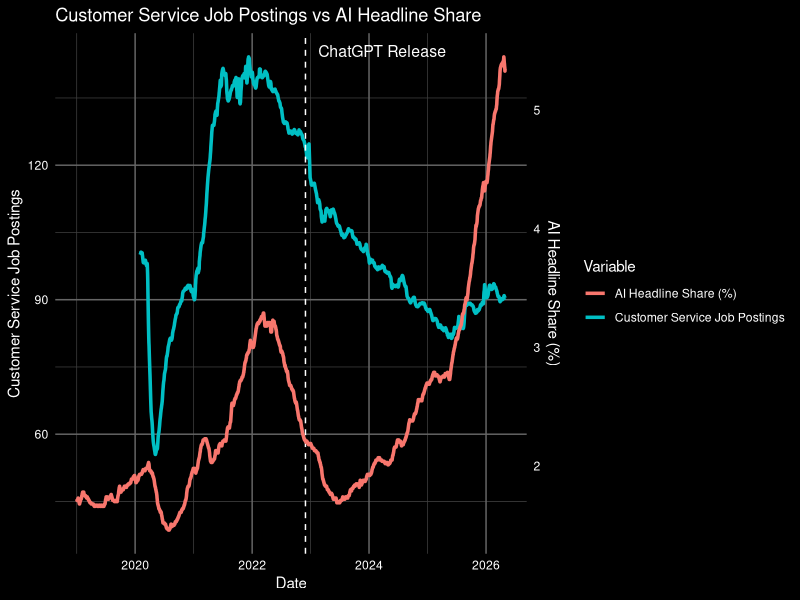

The R script that drew this image:
#2021 - 2024



#Variables:
  #Hiring - customer service job postings on indeed, maybe linkedin
  #AI interest - indeed jobs w/ AI, AI google trends
  #Salary
  #Unemployment
  #Inflation
  #AI spending of year (Maybe)
  #Customer growth
  #GDP growth

library(readr)
library(readxl)
library(dplyr)
library(ggplot2)
job_posting <- read.csv("Job_posting_CS_HeadLine.csv")
Ai_headline <- read.csv("ai-headline-share.csv")

customer_df <- job_posting %>%
  filter(grepl("customer", sectorCode, ignore.case = TRUE))
control_df <- job_posting %>%
  filter(!grepl("customer", sectorCode, ignore.case = TRUE))


customer_plot <- customer_df %>%
  select(dateString, value) %>%
  mutate(source = "Customer Service Job Postings")

ai_plot <- Ai_headline %>%
  select(dateString, value) %>%
  mutate(value = value * 100) %>%
  mutate(source = "AI Headline Share")



scale_factor <- max(customer_df$value, na.rm = TRUE) / max(Ai_headline$value, na.rm = TRUE)


ggplot() +
  geom_line(
    data = customer_df,
    aes(x = as.Date(dateString), y = value, color = "Customer Service Job Postings"),
    linewidth = 1.2
  ) +
  geom_vline(
    xintercept = as.Date("2022-11-30"),
    linetype = "dashed",
    color = "white"
  ) +
  geom_line(
    data = Ai_headline,
    aes(x = as.Date(dateString), y = value * scale_factor, color = "AI Headline Share (%)"),
    linewidth = 1.2
  ) +
  scale_y_continuous(
    name = "Customer Service Job Postings",
    sec.axis = sec_axis(
      ~ . / scale_factor,
      name = "AI Headline Share (%)"
    )
  ) +
  annotate(
    "text",
    color = "white",
    x = as.Date("2022-11-30"),
    y = max(customer_df$value, na.rm = TRUE),
    label = "ChatGPT Release",
    angle = 0,
    vjust = 0,
    hjust = -0.1,
    size = 4
  ) +
  labs(
    title = "Customer Service Job Postings vs AI Headline Share",
    x = "Date",
    color = "Variable"
  ) +
  theme_minimal() +
  theme(
    plot.background = element_rect(fill = "black", color = NA),
    panel.background = element_rect(fill = "black", color = NA),
    
    text = element_text(color = "white"),
    plot.title = element_text(color = "white"),
    axis.title = element_text(color = "white"),
    axis.text = element_text(color = "white"),
    legend.title = element_text(color = "white"),
    legend.text = element_text(color = "white"),
    legend.background = element_rect(fill = "black", color = NA),
    
    panel.grid.major = element_line(color = "gray40"),
    panel.grid.minor = element_line(color = "gray25"),
    axis.line = element_blank(),
    panel.border = element_blank()
  )
